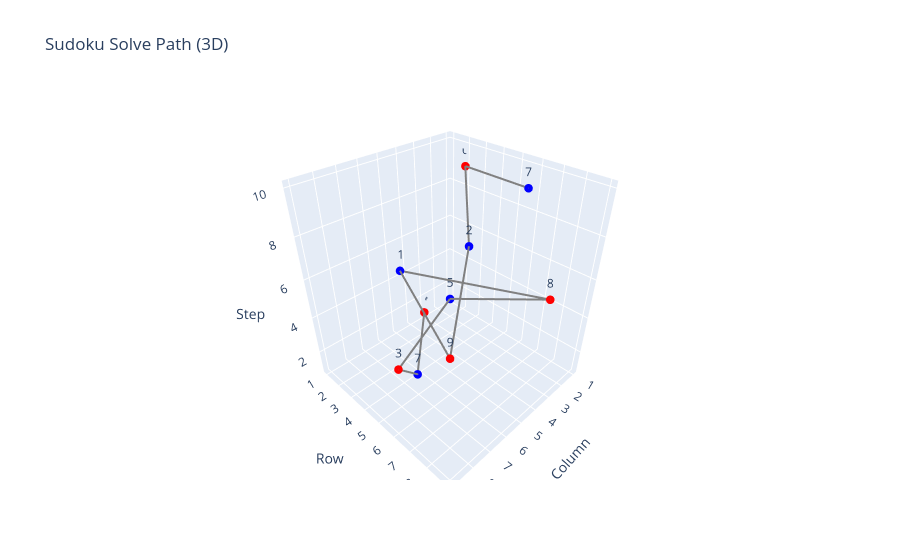

Notebook code cell kept with this figure:
### Code cell
plot_sample_plotly(event_log)

### Figure 1 — Plotly figure (JSON) as saved in the notebook; plotly's stock layout.template omitted (floating-point values rounded to 4 significant figures)
{"data": [{"hoverinfo": "text", "hovertext": ["step=1<br>row=1<br>col=3<br>digit=4<br>tactic=naked_single<br>type=placement", "step=2<br>row=5<br>col=7<br>digit=7<br>tactic=naked_pair<br>type=elimination", "step=3<br>row=5<br>col=8<br>digit=3<br>tactic=hidden_single_row<br>type=placement", "step=4<br>row=4<br>col=4<br>digit=5<br>tactic=x_wing<br>type=elimination", "step=5<br>row=8<br>col=2<br>digit=8<br>tactic=hidden_single_col<br>type=placement", "step=6<br>row=3<br>col=6<br>digit=1<br>tactic=pointing_pair<br>type=elimination", "step=7<br>row=9<br>col=9<br>digit=9<br>tactic=naked_single<br>type=placement", "step=8<br>row=6<br>col=5<br>digit=2<br>tactic=box_line_reduction<br>type=elimination", "step=9<br>row=2<br>col=1<br>digit=6<br>tactic=hidden_single_box<br>type=placement", "step=10<br>row=7<br>col=3<br>digit=7<br>tactic=y_wing<br>type=elimination"], "line": {"color": "gray", "width": 4}, "marker": {"color": ["red", "blue", "red", "blue", "red", "blue", "red", "blue", "red", "blue"], "size": 5}, "mode": "lines+markers+text", "text": ["4", "7", "3", "5", "8", "1", "9", "2", "6", "7"], "x": [3, 7, 8, 4, 2, 6, 9, 5, 1, 3], "y": [1, 5, 5, 4, 8, 3, 9, 6, 2, 7], "z": [1, 2, 3, 4, 5, 6, 7, 8, 9, 10], "type": "scatter3d"}], "layout": {"scene": {"xaxis": {"title": {"text": "Column"}}, "yaxis": {"title": {"text": "Row"}}, "zaxis": {"title": {"text": "Step"}}}, "title": {"text": "Sudoku Solve Path (3D)"}}}
